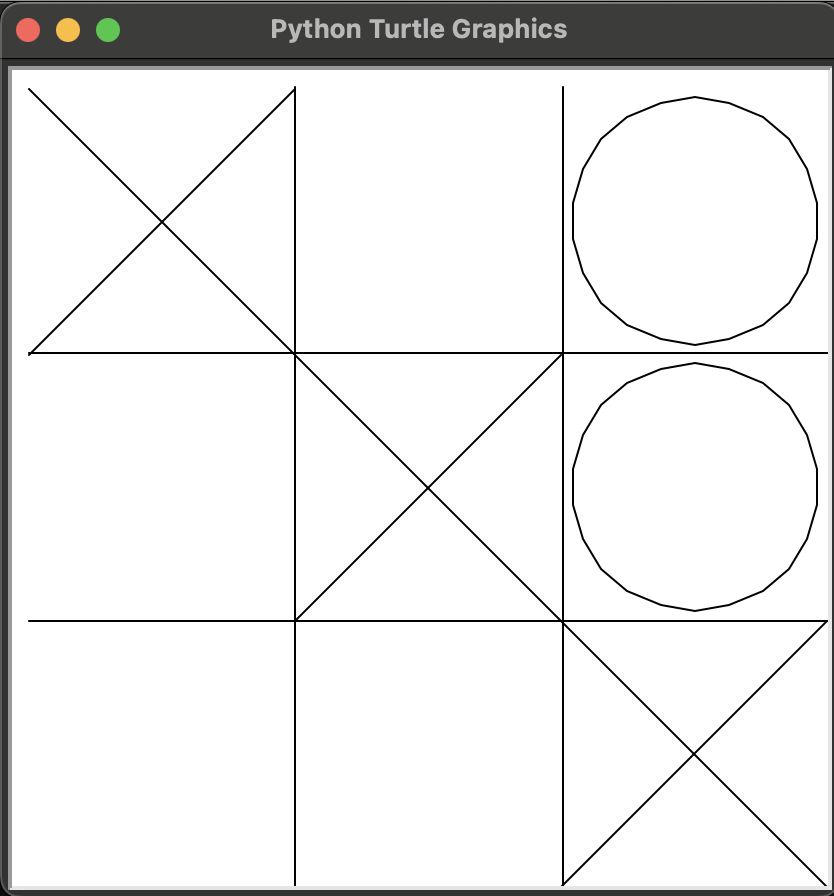

Here is the Python script that generated this plot:
"""Tic Tac Toe

Exercises

1. Give the X and O a different color and width.
2. What happens when someone taps a taken spot?
3. How would you detect when someone has won?
4. How could you create a computer player?
"""

from turtle import setup, hideturtle, tracer, update, onscreenclick
from turtle import done, up, goto, down, circle

from freegames import line


def grid():
    """Draw tic-tac-toe grid."""
    line(-67, 200, -67, -200)
    line(67, 200, 67, -200)
    line(-200, -67, 200, -67)
    line(-200, 67, 200, 67)


def drawx(x, y):
    """Draw X player."""
    line(x, y, x + 133, y + 133)
    line(x, y + 133, x + 133, y)


def drawo(x, y):
    """Draw O player."""
    up()
    goto(x + 67, y + 5)
    down()
    circle(62)


def floor(value):
    """Round value down to grid with square size 133."""
    return ((value + 200) // 133) * 133 - 200


state = {'player': 0}
players = [drawx, drawo]


def tap(x, y):
    """Draw X or O in tapped square."""
    x = floor(x)
    y = floor(y)
    player = state['player']
    draw = players[player]
    draw(x, y)
    update()
    state['player'] = not player


setup(420, 420, 370, 0)
hideturtle()
tracer(False)
grid()
update()
onscreenclick(tap)
done()
